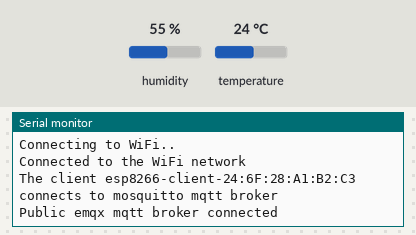
This sketch was run on a simulated ESP32. On the bench: the last lines printed to the serial monitor. Inputs (shaded band) come from the test bench; at power-on: humidity 55 %, temperature 24 °C. WiFi joins after 1.5 s; servers stay silent unless stated; no MQTT or app messages arrive unless stated.

Above: at 2.7 s.
2.8 s: humidity set to 22 %
At 4.2 s:
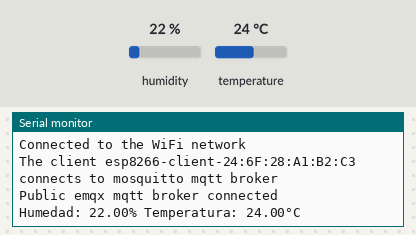
7.1 s: temperature set to 12 °C
At 9.1 s:
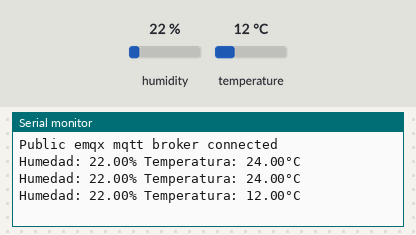
10.1 s: humidity set to 40 %
At 12.7 s:
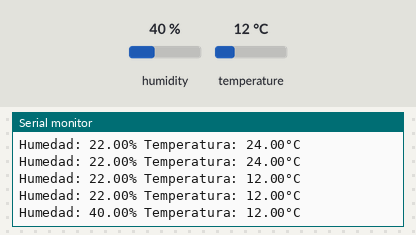

The sketch:

publisher.ino
```cpp
#include <WiFi.h>
#include <DHT.h>
#include <PubSubClient.h>

#define DHTPIN 25
#define DHTTYPE DHT11

DHT dht(DHTPIN, DHTTYPE);

// WiFi
const char *ssid = "POCO X3 NFC";
const char *password = "wzdig263";
// MQTT Broker
const char *mqtt_broker = "mqtt.eclipseprojects.io";
const char *topic = "prueba001";
const int mqtt_port = 1883;
WiFiClient espClient;
PubSubClient client(espClient);

void setup() {
  // Set software serial baud to 115200;
  Serial.begin(115200);

  // connecting to a WiFi network
  WiFi.begin(ssid, password);
  while (WiFi.status() != WL_CONNECTED) {
    delay(500);
    Serial.println("Connecting to WiFi..");
  }

  Serial.println("Connected to the WiFi network");

  //connecting to a mqtt broker
  client.setServer(mqtt_broker, mqtt_port);
  client.setCallback(callback);

  while (!client.connected()) {
    String client_id = "esp8266-client-";
    client_id += String(WiFi.macAddress());

    Serial.printf("The client %s connects to mosquitto mqtt broker\n", client_id.c_str());

    if (client.connect(client_id.c_str())) {
      Serial.println("Public emqx mqtt broker connected");
    } else {
      Serial.print("failed with state ");
      Serial.print(client.state());
      delay(2000);
    }
  }

  dht.begin();
}

void callback(char *topic, byte *payload, unsigned int length) {
  Serial.print("Message arrived in topic: ");
  Serial.println(topic);
  Serial.print("Message:");

  for (int i = 0; i < length; i++) {
    Serial.print((char) payload[i]);
  }

  Serial.println();
  Serial.println(" - - - - - - - - - - - -");
}

void loop() {
  client.loop();  // Se encarga de mantener activa la conexión con el broker

  delay(2000);  // Delay de 2 segundos

  float h = dht.readHumidity();   // Lectura de humedad
  float t = dht.readTemperature();  // Lectura de temperatura

  if (isnan(h) || isnan(t)) { // Verificación de lectura correcta
    Serial.println(F("Failed to read from DHT sensor!"));
    return;
  }

  // Impresión de valores en el monitor serial
  Serial.print(F("Humedad: "));
  Serial.print(h);
  Serial.print(F("% Temperatura: "));
  Serial.print(t);
  Serial.println(F("°C "));

  // Publicación de valores en el broker
  String msg = String(h) + " " + String(t);
  char char_array[msg.length()];
  msg.toCharArray(char_array, msg.length());

  client.publish(topic, char_array);
}
```

Measured:
- after the input at 2.8 s, the serial monitor: prints a new line after 0.78 s (image 1)
- after the input at 7.1 s, the serial monitor: prints a new line after 0.53 s (image 2)
- after the input at 10.1 s, the serial monitor: prints a new line after 1.6 s (image 3)
